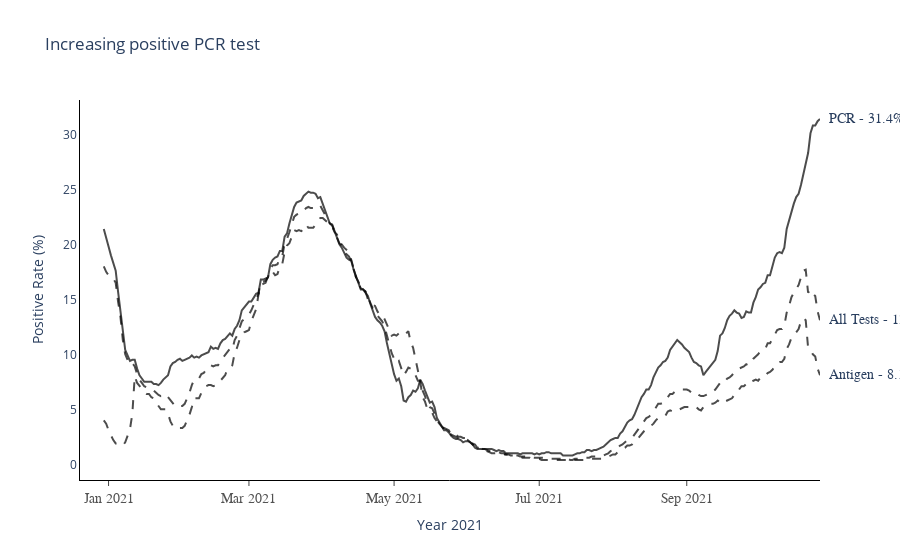

Notebook code for this chart:
### Code cell
import plotly.express as px
import plotly.graph_objects as go
OPACITY = 0.7

fig = go.Figure()
temp = df_date.loc['2020-12-20' : ]
fig.add_trace(go.Scatter( x=temp.index, y=temp["perc_PCR_roll7"], name = 'Positive PCRs',
                         opacity = OPACITY,  line=dict(color='black')))
fig.add_trace(go.Scatter( x=temp.index, y=temp["perc_AG_roll7"], name = 'Positive Antigens', 
                         opacity = OPACITY,line=dict(color='black', dash='dash')))
fig.add_trace(go.Scatter( x=temp.index, y=temp["perc_tests_roll7"], name = 'Positive Antigens', 
                         opacity = OPACITY,line=dict(color='black', dash='dash')))


# Edit the layout
fig.update_layout(  title='Increasing positive PCR test',
                    xaxis_title='Year 2021',
                    yaxis_title='Positive Rate (%)',
                    plot_bgcolor='white',
                    xaxis=dict(
                                showline=True,
                                showgrid=False,
                                showticklabels=True,
                                linecolor='rgb(0, 0, 0)',
                                linewidth=1,
                                ticks='outside',
                                tickfont=dict(
                                    family='Calibri',
                                    size=14,
                                    color='rgb(82, 82, 82)'
                                )),
                    yaxis=dict(
                            showgrid=False,
                            zeroline=False,
                            linecolor='rgb(0, 0, 0)',
                            showline=True,
                            showticklabels=True,
                    ))

annotations = []
annotations.append(dict(xref='paper', x=1.01, y=temp["perc_PCR_roll7"].tail(1)[0],
                                  xanchor='left', yanchor='middle',
                                  text='PCR - {}%'.format(temp["perc_PCR_roll7"].tail(1)[0]),
                                  font=dict(family='Calibri',
                                            size=14),
                                  showarrow=False))

annotations.append(dict(xref='paper', x=1.01, y=temp["perc_AG_roll7"].tail(1)[0],
                                  xanchor='left', yanchor='middle',
                                  text='Antigen - {}%'.format(temp["perc_AG_roll7"].tail(1)[0]),
                                  font=dict(family='Calibri',
                                            size=14),
                                  showarrow=False))

annotations.append(dict(xref='paper', x=1.01, y=temp["perc_tests_roll7"].tail(1)[0],
                                  xanchor='left', yanchor='middle',
                                  text='All Tests - {}%'.format(temp["perc_tests_roll7"].tail(1)[0]),
                                  font=dict(family='Calibri',
                                            size=14),
                                  showarrow=False))

fig.update_layout(annotations = annotations, showlegend = False)

fig.show()

### Figure 1 — Plotly figure (JSON) as saved in the notebook; plotly's stock layout.template omitted (floating-point values rounded to 4 significant figures; data arrays with more than 128 entries replaced by an {"elided": "..."} marker saying what was removed)
{"data": [{"line": {"color": "black"}, "name": "Positive PCRs", "opacity": 0.7, "type": "scatter", "x": {"elided": "312 str values"}, "y": {"elided": "312 float values"}}, {"line": {"color": "black", "dash": "dash"}, "name": "Positive Antigens", "opacity": 0.7, "type": "scatter", "x": {"elided": "312 str values"}, "y": {"elided": "312 float values"}}, {"line": {"color": "black", "dash": "dash"}, "name": "Positive Antigens", "opacity": 0.7, "type": "scatter", "x": {"elided": "312 str values"}, "y": {"elided": "312 float values"}}], "layout": {"annotations": [{"font": {"family": "Calibri", "size": 14}, "showarrow": false, "text": "PCR - 31.4%", "x": 1.01, "xanchor": "left", "xref": "paper", "y": 31.4, "yanchor": "middle"}, {"font": {"family": "Calibri", "size": 14}, "showarrow": false, "text": "Antigen - 8.1%", "x": 1.01, "xanchor": "left", "xref": "paper", "y": 8.1, "yanchor": "middle"}, {"font": {"family": "Calibri", "size": 14}, "showarrow": false, "text": "All Tests - 13.1%", "x": 1.01, "xanchor": "left", "xref": "paper", "y": 13.1, "yanchor": "middle"}], "plot_bgcolor": "white", "showlegend": false, "title": {"text": "Increasing positive PCR test"}, "xaxis": {"linecolor": "rgb(0, 0, 0)", "linewidth": 1, "showgrid": false, "showline": true, "showticklabels": true, "tickfont": {"color": "rgb(82, 82, 82)", "family": "Calibri", "size": 14}, "ticks": "outside", "title": {"text": "Year 2021"}}, "yaxis": {"linecolor": "rgb(0, 0, 0)", "showgrid": false, "showline": true, "showticklabels": true, "title": {"text": "Positive Rate (%)"}, "zeroline": false}}}
